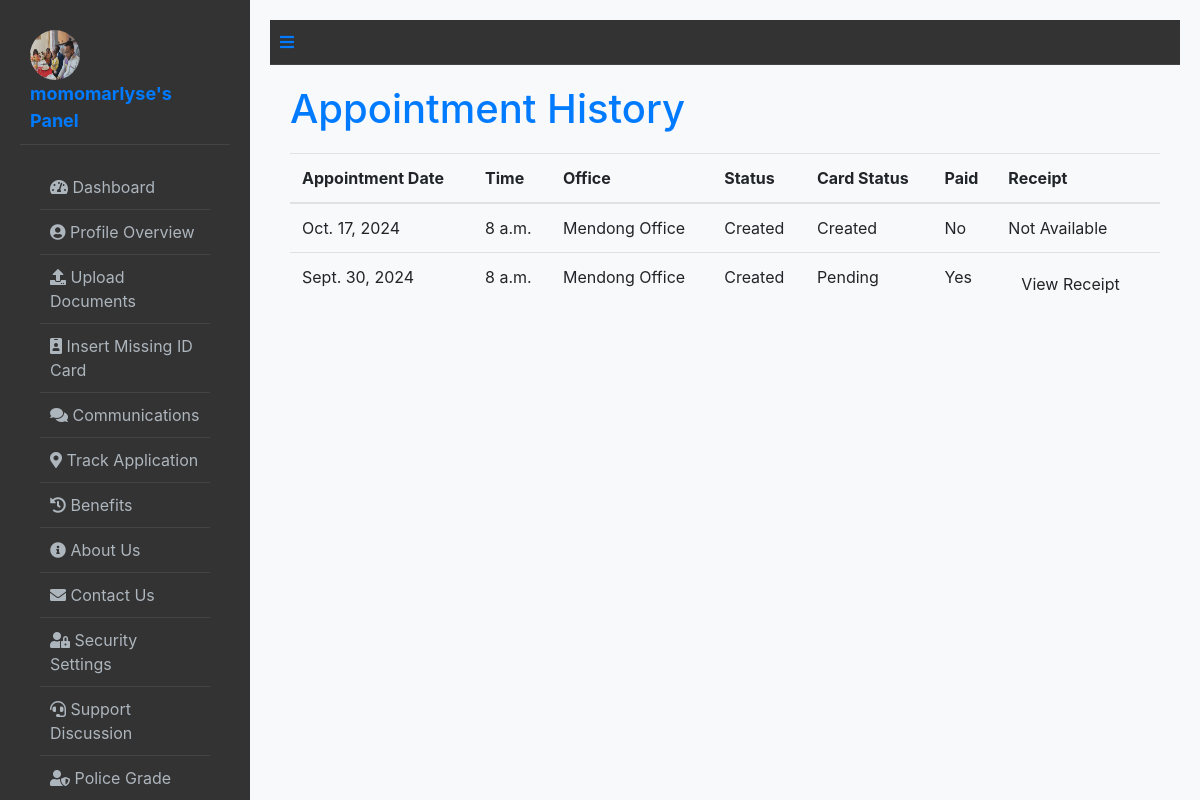
The page /appointment/history/ (signed in) on the database its author committed.
### booking/models.py (models this page shows)
class User(AbstractUser):
    ROLE_CHOICES = [
        ('user', 'User'),
        ('officer', 'Police Officer'),
        ('admin', 'Super Admin'),
    ]
    email = models.CharField(max_length=100, default='user@gmail.com')
    role = models.CharField(max_length=10, choices=ROLE_CHOICES, default='user')
    name = models.CharField(max_length=100, default='user')  # Provide a default value
    phone = models.CharField(max_length=15, default='0000000000')  # Provide a default value
    address = models.TextField(null=True, blank=True)  # Temporarily allow null
    profile_picture = models.ImageField(upload_to='profile_pics/', null=True, blank=True)

class Appointment(models.Model):
    STATUS_CHOICES = (
        ('created', 'Created'),
        ('pending', 'Pending'),
        ('approved', 'Approved'),
        ('rejected', 'Rejected'),
    )
    CARD_CHOICES = (
        ('created', 'Created'),
        ('pending', 'Pending'),
        ('blocked', 'Blocked')
    )
    user = models.ForeignKey(User, on_delete=models.CASCADE)
    officer = models.ForeignKey(User, related_name='appointments', on_delete=models.CASCADE, null=True, blank=True)
    office = models.ForeignKey(Office, on_delete=models.CASCADE)
    date = models.DateField()
    time = models.TimeField()
    paid = models.BooleanField(default=False)
    status = models.CharField(max_length=20, choices=STATUS_CHOICES, default='Created')
    card_status = models.CharField(max_length=20, choices=CARD_CHOICES, default="pending")
    receipt_reference = models.CharField(max_length=100, null=True, blank=True)  # Add this field to store receipt reference

class Office(models.Model):
    name = models.CharField(max_length=100)
    address = models.TextField()

### booking/views.py (the view)
# urls.py: path('appointment/history/', appointment_history, name='appointment_history'),
@login_required
def appointment_history(request):
    appointments = Appointment.objects.filter(user=request.user).order_by('-date')
    context = {
        'appointments': appointments,
    }
    return render(request, 'panel/user/history/appointment_history.html', context)

### booking/templates/panel/user/history/appointment_history.html (shortened to what this page needs)
{% extends 'panel/base_page/base_user.html' %}
{% load static %}
{% block content %}
<div class="appointment-history animate__animated animate__fadeInUp">
    <h1>Appointment History</h1>
    <table class="table appointment-table">
        <thead>
            <tr>
                <th>Appointment Date</th>
                <th>Time</th>
                <th>Office</th>
                <th>Status</th>
                <th>Card Status</th>
                <th>Paid</th>
                <th>Receipt</th>
            </tr>
        </thead>
        <tbody>
            {% for appointment in appointments %}
                <tr>
                    <td>{{ appointment.date }}</td>
                    <td>{{ appointment.time }}</td>
                    <td>{{ appointment.office.name }}</td>
                    <td>{{ appointment.get_status_display }}</td>
                    <td>{{ appointment.get_card_status_display }}</td>
                    <td>{{ appointment.paid|yesno:"Yes,No" }}</td>
                    <td>
                        {% if appointment.paid %}
                            <form action="{% url 'download_receipt' appointment.id %}" method="post">
                                <button class="btn btn-view-receipt" type="submit">View Receipt</button>
                            </form>
                        {% else %}
                            Not Available
                        {% endif %}
                    </td>
                </tr>
            {% endfor %}
        </tbody>
    </table>
</div>
{% endblock %}

### booking/templates/panel/base_page/base_user.html (shortened to what this page needs)
{% load static %}
<!DOCTYPE html>
<html lang="en">
    <head>
        <link rel="stylesheet" href="https://stackpath.bootstrapcdn.com/bootstrap/4.5.2/css/bootstrap.min.css">
        <link rel="stylesheet" href="https://cdnjs.cloudflare.com/ajax/libs/font-awesome/5.15.3/css/all.min.css">
        <link rel="stylesheet" href="https://cdnjs.cloudflare.com/ajax/libs/animate.css/4.1.1/animate.min.css" />
        <link rel="stylesheet" href="{% static 'css/momo2.css' %}">
</head>
<body>
    <div class="dashboard">
        <div class="dashboard">
            <div class="dashboard-nav">
                <header>
                    <a href="{% url 'user_panel' %}" class="brand-logo animate__animated animate__fadeInLeft">
                        {% if user.profile_picture %}
                            <img src="{{ user.profile_picture.url }}" alt="{{ user.username }}'s profile picture" class="profile-pic" />
                        {% else %}
                            <img src="{% static 'img/yvan.jpg' %}" alt="Default Avatar" class="profile-pic" />
                        {% endif %}
                        <span>{{ user.username }}'s Panel</span>
                    </a>
                </header>
                <nav class="dashboard-nav-list">
                    <a href="{% url 'user_panel' %}" class="dashboard-nav-item active"><i class="fas fa-tachometer-alt"></i> Dashboard</a>
                    <a href="{% url 'profile_user' %}" class="dashboard-nav-item"><i class="fas fa-user-circle"></i> Profile Overview</a>
                    <a href="{% url 'upload_document' %}" class="dashboard-nav-item animate__animated animate__fadeInLeft"><i class="fas fa-upload"></i> Upload Documents</a>
                    <a href="{% url 'insert_missing_id_card' %}" class="dashboard-nav-item animate__animated animate__fadeInLeft"><i class="fas fa-id-badge"></i> Insert Missing ID Card</a>
                    <a href="{% url 'user_communications' %}" class="dashboard-nav-item animate__animated animate__fadeInLeft"><i class="fas fa-comments"></i> Communications</a>
                    <a href="{% url 'track_application' %}" class="dashboard-nav-item animate__animated animate__fadeInLeft"><i class="fas fa-map-marker-alt"></i> Track Application</a>                    <a href="{% url 'history' %}" class="dashboard-nav-item animate__animated animate__fadeInLeft"><i class="fas fa-history"></i> Benefits</a>
                    <a href="{% url 'about' %}" class="dashboard-nav-item animate__animated animate__fadeInLeft"><i class="fas fa-info-circle"></i> About Us</a>
                    <a href="{% url 'contact_us' %}" class="dashboard-nav-item animate__animated animate__fadeInLeft"><i class="fas fa-envelope"></i> Contact Us</a>
                    <a href="{% url 'security_settings' %}" class="dashboard-nav-item animate__animated animate__fadeInLeft"><i class="fas fa-user-lock"></i> Security Settings</a>
                    <a href="{% url 'support_discussion' %}" class="dashboard-nav-item animate__animated animate__fadeInLeft"><i class="fas fa-headset"></i> Support Discussion</a>
                    <a href="{% url 'security_grade' %}" class="dashboard-nav-item animate__animated animate__fadeInLeft"><i class="fas fa-user-shield"></i> Police Grade</a>
                </nav>
            </div>
        </div>
        <main class="dashboard-app">
            <header class="dashboard-toolbar">
                <a href="#!" class="menu-toggle"><i class="fas fa-bars"></i></a>
            </header>
            <div class="dashboard-content">
                {% block content %}{% endblock %}
            </div>
        </main>
    </div>
</body>
</html>

### booking/static/css/momo2.css (style rules this page uses)
.dashboard { display: flex; flex-direction: row; height: 100vh; overflow: hidden; }
.dashboard-nav { background-color: #333; color: #fff; width: 250px; padding: 20px; position: relative; transition: all 0.3s ease; }
.dashboard-nav header { display: flex; align-items: center; justify-content: space-between; padding: 10px; border-bottom: 1px solid #444; }
.dashboard-nav header .brand-logo { font-size: 18px; font-weight: bold; margin-right: 10px; }
.dashboard-nav-list { padding: 20px; list-style: none; }
.dashboard-nav-item { display: block; padding: 10px; border-bottom: 1px solid #444; color: #adb5bd; text-decoration: none; transition: background-color 0.2s; cursor: pointer; }
.dashboard-app { flex: 1; padding: 20px; overflow-y: auto; background-color: #f8f9fa; }
.dashboard-toolbar { background-color: #333; color: #fff; padding: 10px; display: flex; align-items: center; justify-content: space-between; border-bottom: 1px solid #444; }
.dashboard-toolbar .menu-toggle { cursor: pointer; }
.dashboard-content { padding: 20px; }
.dashboard-content h1 { margin-bottom: 20px; }

### booking/templates/panel/base_page/base_user.html (style rules this page uses)
.profile-pic { width: 50px; height: 50px; border-radius: 50%; margin-right: 10px; }
.dashboard-nav-item { transition: background-color 0.3s ease, color 0.3s ease; }
.dashboard-app h1 { color: #007bff; }

### rows shown on the page
User: username "momomarlyse"
Appointment: date "Oct. 17, 2024", time "8 a.m.", office.name "Mendong Office", status "Created", card_status "Created", paid "No", shows "Not Available"
Appointment: date "Sept. 30, 2024", time "8 a.m.", office.name "Mendong Office", status "Created", card_status "Pending", paid "Yes", shows "View Receipt"
